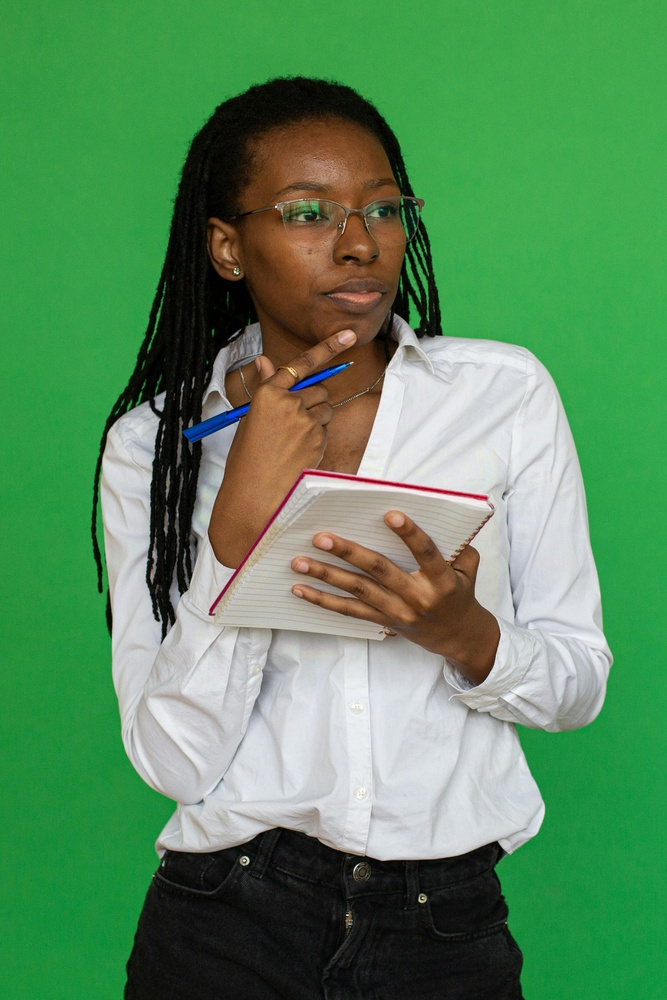
#> input picture Lab 7/Pexels_Edited_Greenscreen_Foreground.jpg, 667 x 1000 px, shrunk from 4396 x 6594 before the run
$ jupyter execute --allow-errors 'Lab Notebook.ipynb'
#> lines starting #> are read from the running program, lines starting #| are printed output that depends on the picture; after the words box and inside, x2 and y2 are one past the last pixel; in counts of white or black regions, pixels touching at a corner belong together
### Task 1:

##### Green Screen Effect
- Merge two images to create a composite image
- Green pixels are substituted by background pixels

[cell 1]
import cv2
import numpy as np
import matplotlib.pyplot as plt

def plotter(details, row, columns):
    for i in range(len(details)):
        plt.subplot(row, columns, i + 1)
        plt.imshow(details[i][0], cmap = details[i][2] if len(details[i]) >= 3 else None)
        plt.title(details[i][1] if len(details[i]) >= 2 else "")
        plt.axis("off")

    plt.show()

imgT1Foreground = cv2.imread("Pexels_Edited_Greenscreen_Foreground.jpg")
#> imgT1Foreground is the input picture: shape (1000, 667, 3); mean B, G, R 93, 138.7, 89.5
imgT1ForegroundHSV = cv2.cvtColor(imgT1Foreground, cv2.COLOR_BGR2HSV)
#> imgT1ForegroundHSV: shape (1000, 667, 3); mean H, S, V 60.9, 118.9, 144.8

imgT1Background = cv2.imread("Pexels_Background.jpg")
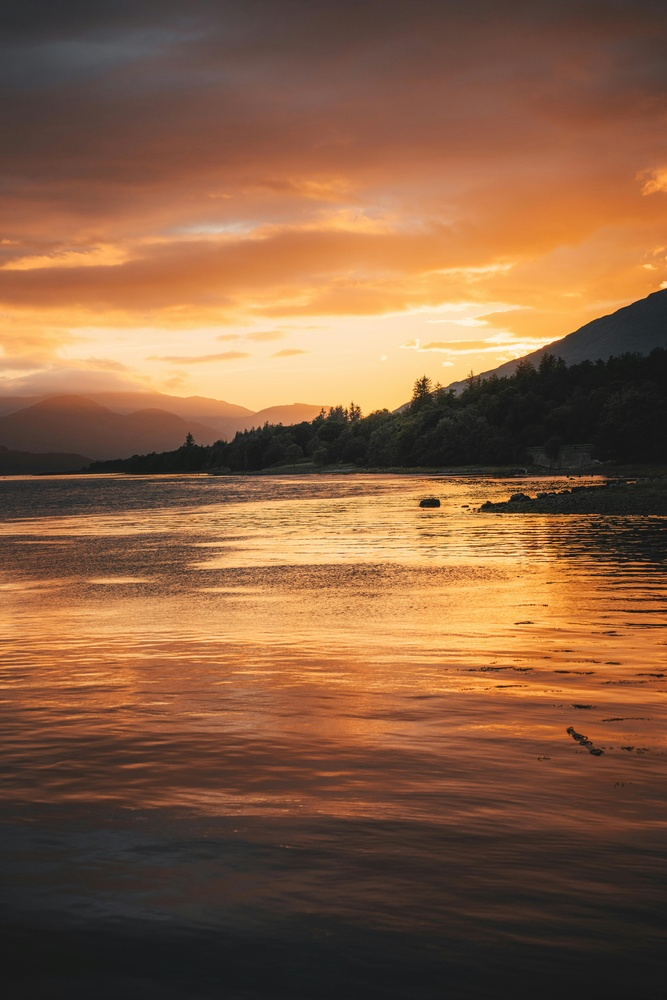
#> input picture Lab 7/Pexels_Background.jpg, 667 x 1000 px, shrunk from 4396 x 6594 before the run
#> imgT1Background is the input picture: shape (1000, 667, 3); mean B, G, R 65.7, 94.7, 134.6
imgT1BackgroundRGB = cv2.cvtColor(imgT1Background, cv2.COLOR_BGR2RGB)

lowerGreen = np.array([35, 100, 100])
upperGreen = np.array([85, 255, 255])

mask = cv2.inRange(imgT1ForegroundHSV, lowerGreen, upperGreen)
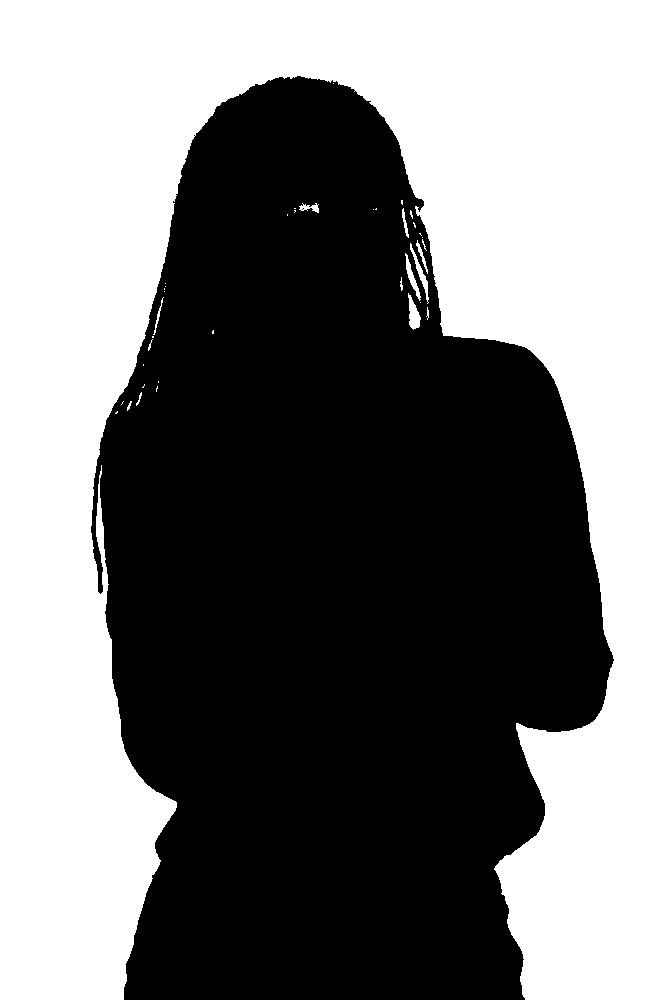
#> mask: shape (1000, 667); 48.1% white; 38 white regions (26 under 20 px), largest, box (x1, y1, x2, y2) and area: (0, 0, 667, 1000) 319249, (408, 293, 421, 330) 267, (410, 243, 429, 304) 227
maskInverted = cv2.bitwise_not(mask)

forgroundIsolated = cv2.bitwise_and(imgT1ForegroundHSV, imgT1ForegroundHSV, mask=maskInverted)
#> forgroundIsolated: shape (1000, 667, 3); mean H, S, V 29.2, 31.9, 69.5
forgroundIsolatedRGB = cv2.cvtColor(forgroundIsolated, cv2.COLOR_HSV2RGB)

backgroundInvertedMaskRGB = cv2.bitwise_and(imgT1BackgroundRGB, imgT1BackgroundRGB, mask=mask)

finalImage = cv2.add(forgroundIsolatedRGB, backgroundInvertedMaskRGB)

imgT1ForegroundRGB = cv2.cvtColor(imgT1Foreground, cv2.COLOR_BGR2RGB)

plotter([[imgT1ForegroundRGB, "Forground Source"],
         [imgT1BackgroundRGB, "Background Source"],
         [finalImage, "Final Image"]],
         1, 3)

plt.subplots_adjust(left=0.05, right=0.95)

### Task 2: Monadic Image Processing

i) Changing Data Type<br>
ii) Brightness<br>
iii) Contrast<br>
iv) Negative/Inverse Transformation<br>
v) Gamma Correction / Power Law Transformation<br>
vi) Logarithmic Transformation

[cell 2]
imgT2 = cv2.imread("RGB_Bit_Depth_24.png")

#> (the rest of this cell did not finish here and is left out)

[cell 3]
brightness_val = 100

#> (the rest of this cell did not finish here and is left out)

[cell 4]
contrast_scale = 1.99

#> (the rest of this cell did not finish here and is left out)

#> (a cell that did not finish here is left out)

#> (a cell that did not finish here is left out)

#> (a cell that did not finish here is left out)

### Task 3: Monadic Image Processing

i) Detection of movement in a scene through subsequent frames subtraction<br>
ii) Detection of object in video frames through frame differencing & thresholding<br>
iii) Addition<br>
iv) Subtraction<br>
v) Multiplication<br>
vi) Division

[cell 8]
imgT3A1 = cv2.imread("Pexels_Task3_A1.jpg")
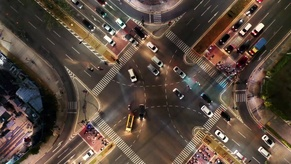
#> input picture Lab 7/Pexels_Task3_A1.jpg, 291 x 164 px, shrunk from 1920 x 1080 before the run
#> imgT3A1 is the input picture: shape (164, 291, 3); mean B, G, R 62.5, 73.1, 88.5
imgT3A2 = cv2.imread("Pexels_Task3_A2.jpg")
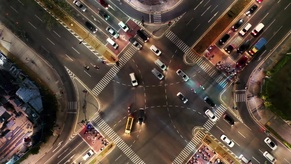
#> input picture Lab 7/Pexels_Task3_A2.jpg, 291 x 164 px, shrunk from 1920 x 1080 before the run
#> imgT3A2 is the input picture: shape (164, 291, 3); mean B, G, R 62.7, 73.4, 88.7

imgT3A1Gray = cv2.cvtColor(imgT3A1, cv2.COLOR_BGR2GRAY)
imgT3A2Gray = cv2.cvtColor(imgT3A2, cv2.COLOR_BGR2GRAY)

absSubtracted = np.abs(cv2.subtract(imgT3A1Gray, imgT3A2Gray))

threshold = 20
_, imgT3AMovementMap = cv2.threshold(absSubtracted, threshold, 255, cv2.THRESH_BINARY)
#> imgT3AMovementMap: shape (164, 291); 3.5% white in thin lines or dots

plotter([[imgT3AMovementMap, "Movement Map", "gray"]], 1, 1)

[cell 9]
imgT3B1RGB = finalImage
imgT3B2RGB = imgT1BackgroundRGB

imgT3B1Gray = cv2.cvtColor(imgT3B1RGB, cv2.COLOR_RGB2GRAY)
imgT3B2Gray = cv2.cvtColor(imgT3B2RGB, cv2.COLOR_RGB2GRAY)

diff = cv2.absdiff(imgT3B1Gray, imgT3B2Gray)

threshold = 0
_, imgT3BMask = cv2.threshold(diff, threshold, 255, cv2.THRESH_BINARY)
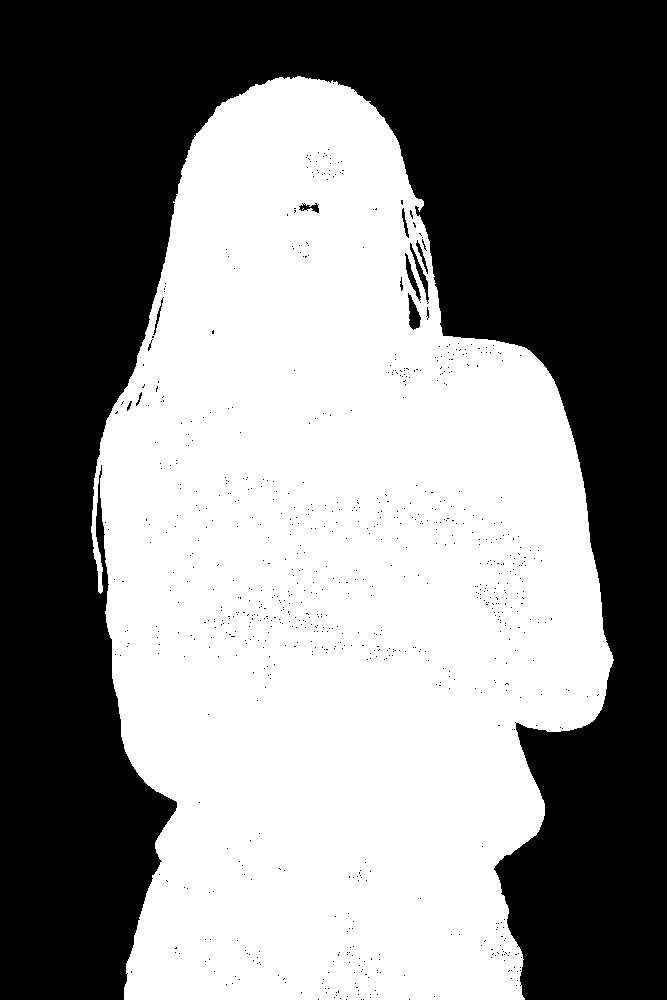
#> imgT3BMask: shape (1000, 667); 51.8% white; 799 black regions (787 under 20 px), largest, box (x1, y1, x2, y2) and area: (0, 0, 667, 1000) 319260, (408, 293, 421, 330) 267, (410, 243, 429, 304) 227

plotter([[imgT3B1RGB, "Person visible"],
         [imgT3B2RGB, "Person not visible"],
         [imgT3BMask, "Person Mask", "gray"]],
         1, 3)

[cell 10]
imgT4Add = cv2.add(imgT1ForegroundRGB, imgT1BackgroundRGB)
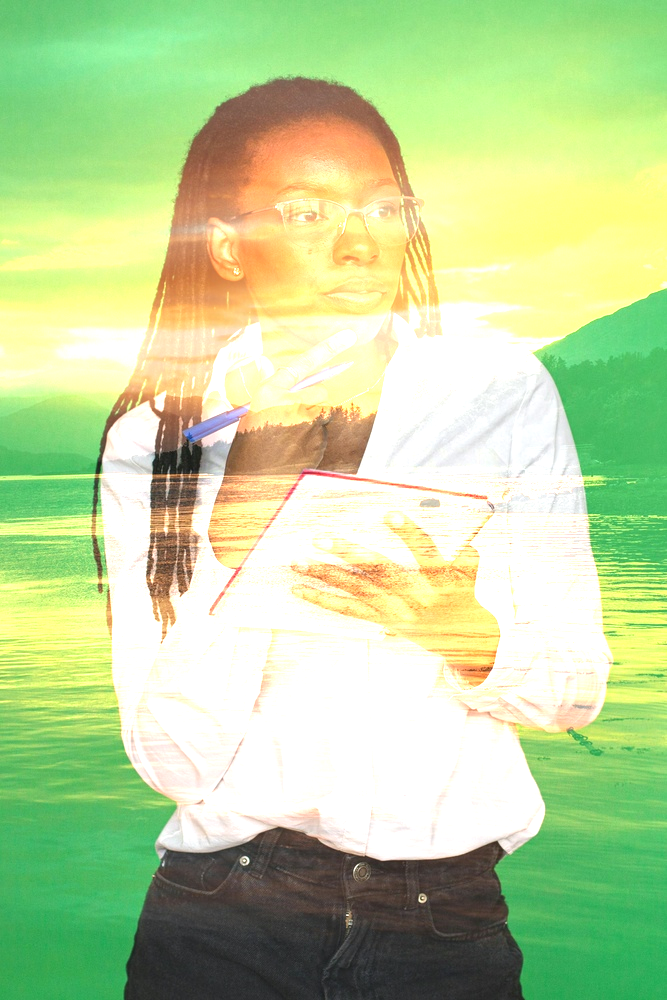
#> imgT4Add: shape (1000, 667, 3); mean R, G, B 187.3, 211.9, 153.8

plotter([[imgT1ForegroundRGB, "Image 1"],
         [imgT1BackgroundRGB, "Image 2"],
         [imgT4Add, "Added"]],
         1, 3)

[cell 11]
imgT4Subtract = cv2.subtract(imgT1ForegroundRGB, imgT1BackgroundRGB)
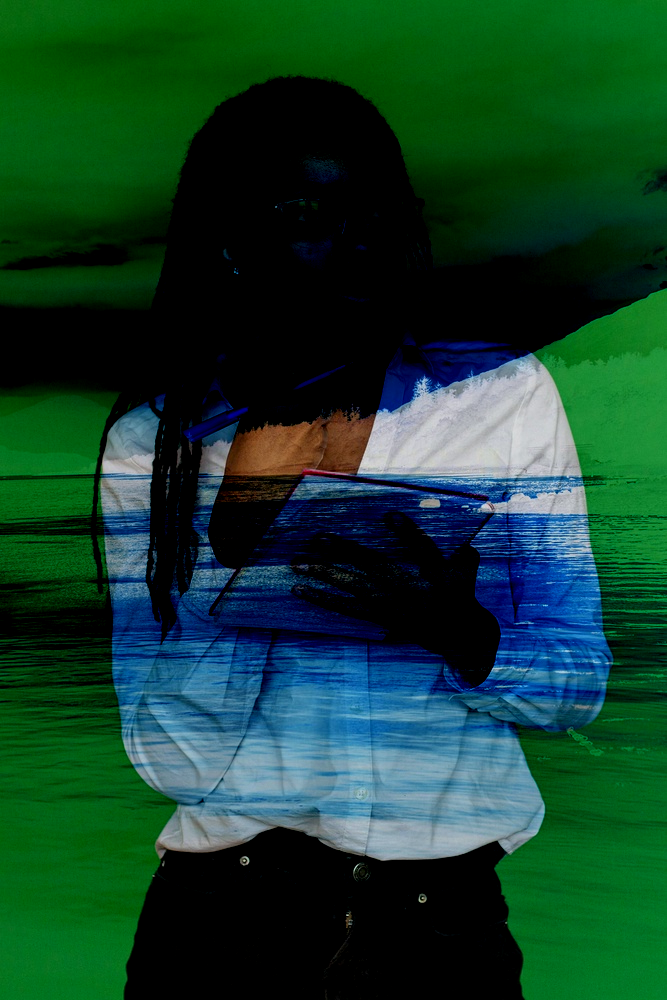
#> imgT4Subtract: shape (1000, 667, 3); mean R, G, B 18, 63.5, 43

plotter([[imgT1ForegroundRGB, "Image 1"],
         [imgT1BackgroundRGB, "Image 2"],
         [imgT4Subtract, "Subtracted"]],
         1, 3)

[cell 12]
imgT4Multiply = cv2.multiply(imgT1ForegroundRGB.astype(np.float32) / 255, imgT1BackgroundRGB.astype(np.float32) / 255)
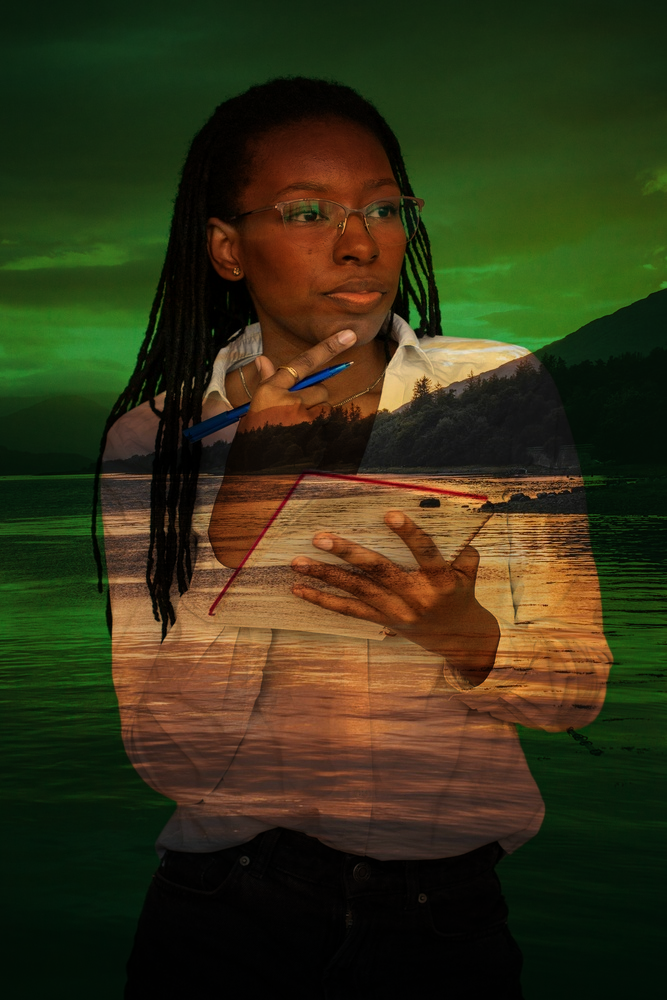
#> imgT4Multiply: shape (1000, 667, 3) float32; mean R, G, B 0.207, 0.2, 0.0913

plotter([[imgT1ForegroundRGB, "Image 1"],
         [imgT1BackgroundRGB, "Image 2"],
         [imgT4Multiply, "Multiplied"]],
         1, 3)

[cell 13]
imgT4Divide = cv2.divide(imgT1ForegroundRGB.astype(np.float32) / 255, imgT1BackgroundRGB.astype(np.float32) / 255)
#> imgT4Divide: shape (1000, 667, 3) float32; 0.07% of the values are NaN or infinite; the others: min 0, max 232, mean 1.65

plotter([[imgT1ForegroundRGB, "Image 1"],
         [imgT1BackgroundRGB, "Image 2"],
         [imgT4Divide, "Divided"]],
         1, 3)
#> in plotter (call 7), `plt.show()`:
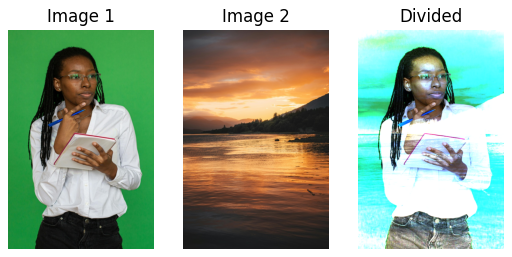
#> figure drawn by matplotlib, 3 panels
